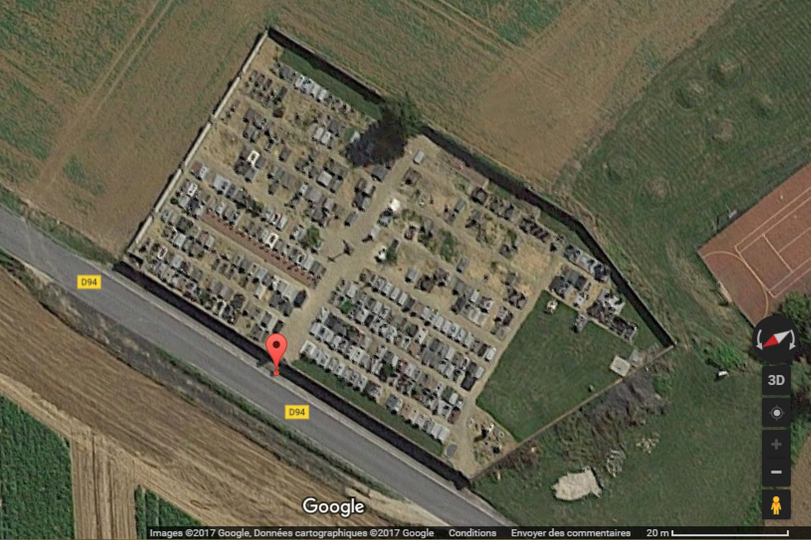
#> input picture imagesToAnnotate/Copy of img-satellite-cimetiere-communal-may-en-multien-77145.jpg, 1621 x 1080 px (shown at 1/2 size); its folder holds only this picture in this run
$ jupyter execute --allow-errors Notebook_Annotation.ipynb
#> lines starting #> are read from the running program, lines starting #| are printed output that depends on the picture
[cell 1]
import os
import cv2
import numpy as np

[cell 2]
def getNextNotAnnotatedImage(pathToAnnotate):
    '''Goes through the directory pathToAnnotate, looks for the first image that has no corresponding txt file,
    i.e. not annotated image, and returns its path'''
#> called with pathToAnnotate = '../imagesToAnnotate/'

    listImagesToAnnotate = os.listdir(pathToAnnotate)
    for imageName in listImagesToAnnotate:
        if '.jpg' in imageName:
            imageNameNoExtension = imageName.replace('.jpg','')
            if imageNameNoExtension+'.csv' not in listImagesToAnnotate:
                return pathToAnnotate+imageName

    return -1

[cell 3]
def click(event, x, y, flags, param):
    # grab references to the global variables
    global refPt, cropping

    # if the left mouse button was clicked, record the
    # (x, y) coordinates
    if event == cv2.EVENT_LBUTTONDOWN:
        pt = (x, y)
        gravePositions.append(pt)

        # draw a point where the user has clicked
        cv2.circle(clone, pt, 1, (0, 255, 0), 7)
        cv2.imshow("image", clone)

# Cell that loads the next image to annotate

[cell 4]
pathToAnnotate = '../imagesToAnnotate/'
imagePath= getNextNotAnnotatedImage(pathToAnnotate)
if imagePath == -1:
    print('All of the images in the directory ../imagesToAnnotate are annotated')
else:
    image = cv2.imread(imagePath)
#> image is the input picture: shape (1080, 1621, 3); mean B, G, R 76.3, 95.7, 98.8
    imageShape = image.shape
#> imageShape = (1080, 1621, 3)

    #Resizing the image to make it fit the screen, you may have to change these values depending on your screen resolution
    resizingShape = (1200,600)
    #######################################

    imageResized = cv2.resize(image, resizingShape)
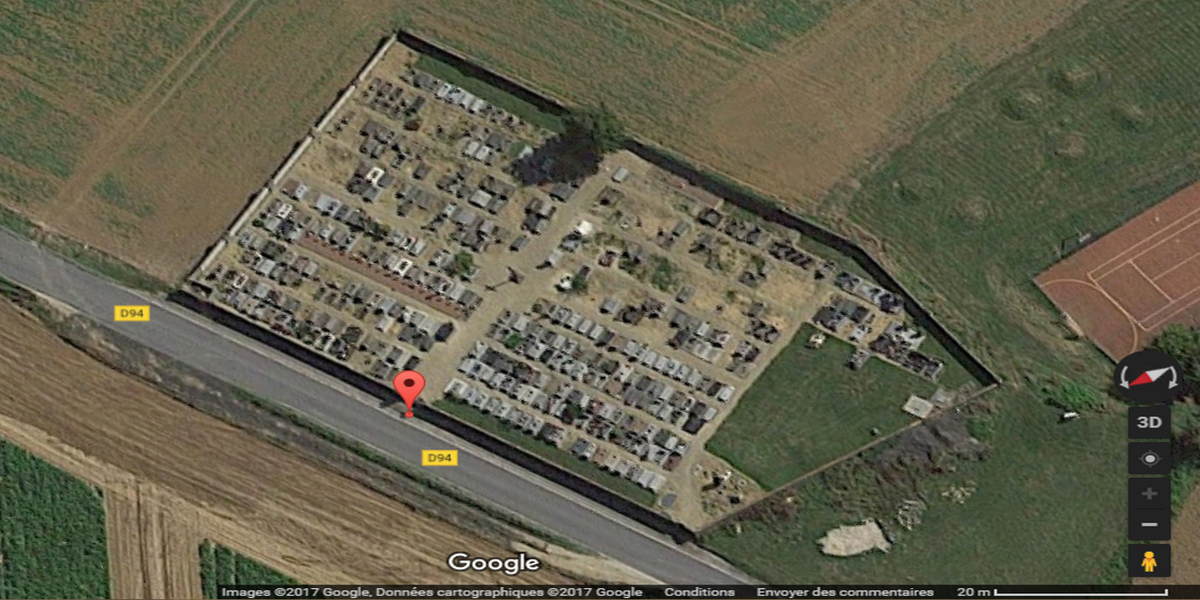
#> imageResized: shape (600, 1200, 3); mean B, G, R 76.2, 95.6, 98.7

    #create a copy of the image
    clone = imageResized.copy()

    # initialize the list of grave positions
    gravePositions = []

    cv2.namedWindow("image")
    cv2.setMouseCallback("image", click)

    # keep looping until the 'q' key is pressed
    while True:
        # display the image and wait for a keypress
        cv2.imshow("image", clone)
        key = cv2.waitKey(1) & 0xFF
#> (key q is pressed here)

        # if the 'p' key is pressed, remove the last clicked point from the list
        if key == ord('p'):
            gravePositions = gravePositions[:-1]
            clone = imageResized.copy()
            for pt in gravePositions:
                cv2.circle(clone, pt, 1, (0, 255, 0), 7)
            cv2.imshow("image", clone)


        # if the 's' key is pressed, break from the loop and SAVE the grave positions
        if key == ord("s"):
            imagePathNoExtension = imagePath.replace('.jpg','')

            #Map the grave positions in the resizing shape to the grave positions in the original shape of the image
            height, width, _ = imageShape
            resizingWidth, resizingHeight = resizingShape
            gravePositionsOriginal = [(float(x)/resizingWidth*width,float(y)/resizingHeight*height) for x,y in gravePositions]

            np.savetxt(imagePathNoExtension+'.csv', np.array(gravePositionsOriginal))
            break

        # if the 'q' key is pressed, break from the loop, DOEST'T SAVE the positions
        elif key == ord("q"):
            break

    # close all open windows
    cv2.destroyAllWindows()
